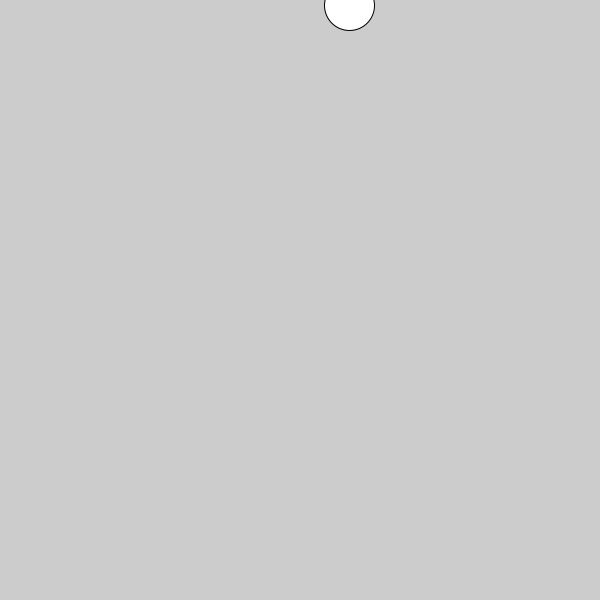
Frame 1 (no input)
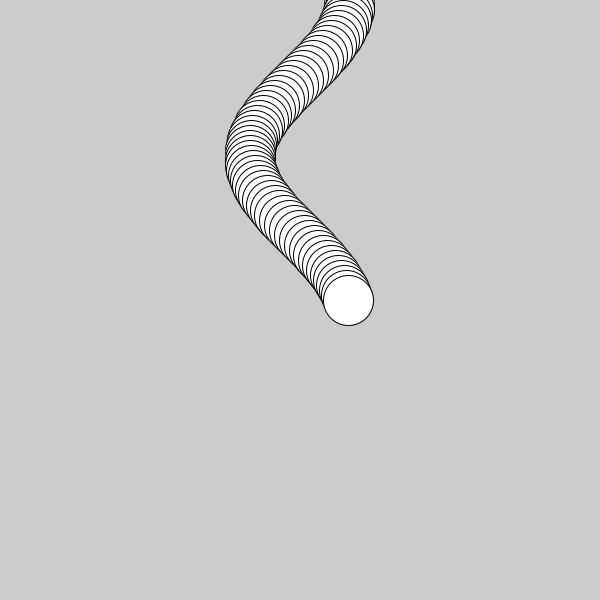
Frame 60 (the mouse pressed at the canvas centre just before this capture)
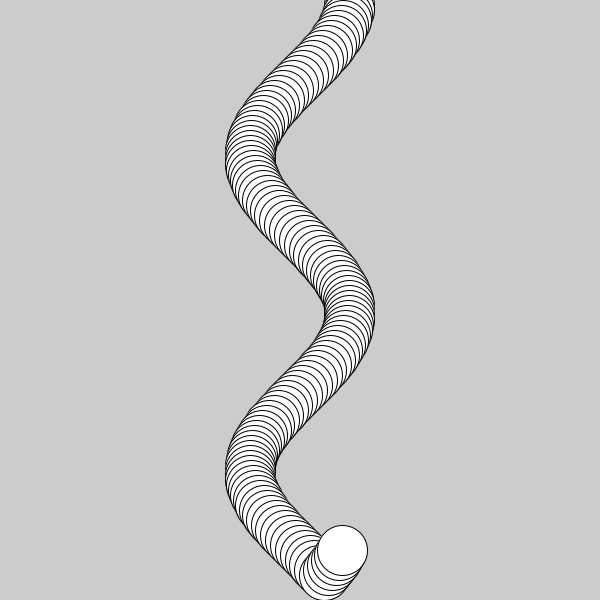
Frame 120 (the mouse held since frame 60 and released just before this capture)

The Processing sketch that drew these frames (run headless with seeded random() and noise(); from frame 60 on, the mouse is pressed at the canvas centre):

// Processing sketch: week13classwork2
// ── week13classwork2.pde
//PVector position;
//float theta;
//int orbitRadius = 100;

//void setup(){
//  size(600, 600);
//  rectMode(CENTER);
//  position = new PVector(0, height/2);
//}

//void draw(){
//  background(255);
//  theta +=.05;
//  //theta = frameCount;
//  //for orbit
//  //position.x = cos(theta)*orbitRadius+mouseX;
//  position.y = sin(theta)*orbitRadius+height/2;
  
//  //for a wave
//  if(position.x >= width){
//  position.x --;
//  }
//  if(position.x <= 0){
//  position.x ++;
//  }
//  rect(position.x, position.y, 30, 30);

  
//}

PVector position; 
float theta = 0; 
int orbitSize = 50; 
int yIncrement = 5; 
void setup() {
  
  size(600, 600);
  position = new PVector(0, 0); 
}

void draw() {
  theta +=.1;
  //background(0); 
  //theta = frameCount; 
  
  //move top to bottom in a wave 
  //write a conditional to reset your ellipse
  //when it goes off the screen 
  
  //orbit movement
  position.x = width/2 + cos(theta)*orbitSize; 
  //position.y = height/2 + sin(theta)*orbitSize; 
  
  //wave movement 
  position.y += yIncrement; 
  if(position.y >= height-25){
    yIncrement = -5; 
  }
  if(position.y <= 25){
    yIncrement = 5; 
  }
  ellipse(position.x, position.y, 50, 50);
}
